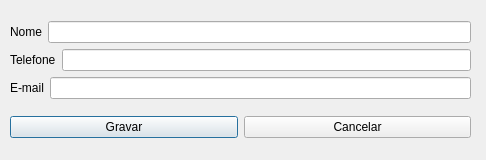
<?xml version="1.0" encoding="UTF-8"?>
<ui version="4.0">
 <class>janelacontatos</class>
 <widget class="QDialog" name="janelacontatos">
  <property name="geometry">
   <rect>
    <x>0</x>
    <y>0</y>
    <width>486</width>
    <height>160</height>
   </rect>
  </property>
  <property name="windowTitle">
   <string>Dialog</string>
  </property>
  <widget class="QWidget" name="">
   <property name="geometry">
    <rect>
     <x>10</x>
     <y>10</y>
     <width>461</width>
     <height>141</height>
    </rect>
   </property>
   <layout class="QVBoxLayout" name="verticalLayout_2">
    <item>
     <layout class="QVBoxLayout" name="verticalLayout">
      <item>
       <layout class="QHBoxLayout" name="horizontalLayout_2">
        <item>
         <widget class="QLabel" name="nome">
          <property name="text">
           <string>Nome</string>
          </property>
         </widget>
        </item>
        <item>
         <widget class="QLineEdit" name="campo_nome"/>
        </item>
       </layout>
      </item>
      <item>
       <layout class="QHBoxLayout" name="horizontalLayout_3">
        <item>
         <widget class="QLabel" name="telefone">
          <property name="text">
           <string>Telefone</string>
          </property>
         </widget>
        </item>
        <item>
         <widget class="QLineEdit" name="campo_telefone"/>
        </item>
       </layout>
      </item>
      <item>
       <layout class="QHBoxLayout" name="horizontalLayout_4">
        <item>
         <widget class="QLabel" name="email">
          <property name="text">
           <string>E-mail</string>
          </property>
         </widget>
        </item>
        <item>
         <widget class="QLineEdit" name="campo_email"/>
        </item>
       </layout>
      </item>
     </layout>
    </item>
    <item>
     <layout class="QHBoxLayout" name="horizontalLayout">
      <item>
       <widget class="QPushButton" name="btn_gravar">
        <property name="text">
         <string>Gravar</string>
        </property>
       </widget>
      </item>
      <item>
       <widget class="QPushButton" name="btn_cancelar">
        <property name="text">
         <string>Cancelar</string>
        </property>
       </widget>
      </item>
     </layout>
    </item>
   </layout>
  </widget>
 </widget>
 <resources/>
 <connections/>
</ui>
